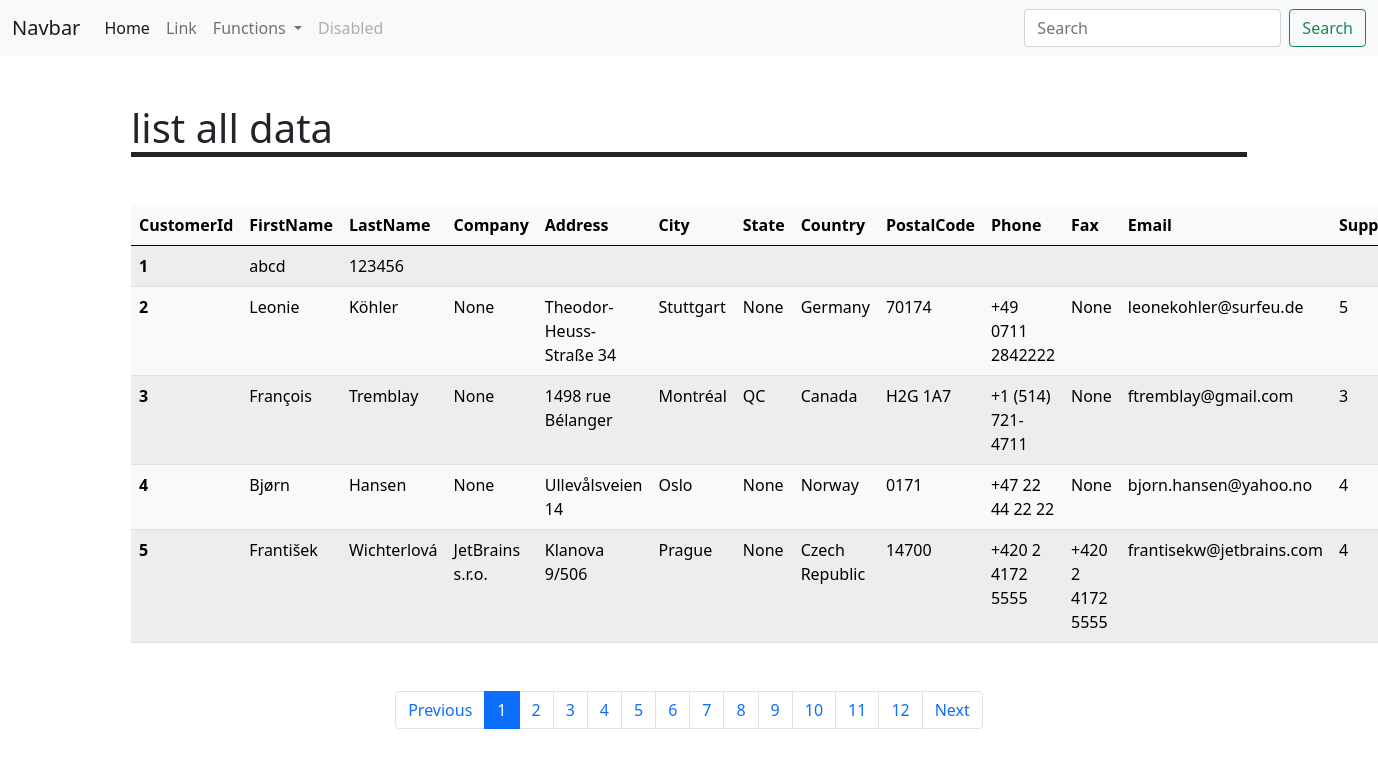
The page /data-list on the database its author committed.
### tables this page shows
CREATE TABLE "customers"
(
    [CustomerId] INTEGER PRIMARY KEY AUTOINCREMENT NOT NULL,
    [FirstName] NVARCHAR(40)  NOT NULL,
    [LastName] NVARCHAR(20)  NOT NULL,
    [Company] NVARCHAR(80),
    [Address] NVARCHAR(70),
    [City] NVARCHAR(40),
    [State] NVARCHAR(40),
    [Country] NVARCHAR(40),
    [PostalCode] NVARCHAR(10),
    [Phone] NVARCHAR(24),
    [Fax] NVARCHAR(24),
    [Email] NVARCHAR(60)  NOT NULL,
    [SupportRepId] INTEGER,
    FOREIGN KEY ([SupportRepId]) REFERENCES "employees" ([EmployeeId]) 
		ON DELETE NO ACTION ON UPDATE NO ACTION
);

### app_sqlite(practice).py (the view)
@app.route('/data-list')
def data_list():
    page = int(request.args.get('page') if request.args.get('page') else 1)
    each_page = 5
    connection  = engine.connect() # connection 要放在view function中，否則會出現thread error
    query = db.select(func.count()).select_from(table_customers)
    proxy = connection.execute(query)
    total_pages = math.ceil(proxy.fetchall()[0][0]/each_page) # [0][0] => inorder to get the value
    query = db.select(table_customers).limit(each_page).offset((page-1)*each_page)
    proxy = connection.execute(query)
    results = proxy.fetchall()
    print(table_customers.columns.keys())
    connection.close()
    return render_template('data_list(practice).html',
                           page_header="list all data",
                           total_pages=total_pages,
                           outputs=results,
                           page=page)

### templates/data_list(practice).html (shortened to what this page needs)
{% extends "parts/base.html" %}
{% block page_content %}
{{ super() }}
<table class="table table-light table-striped table-hover mt-5">
  <thead>
    <tr>
      <th scope="col">CustomerId</th>
      <th scope="col">FirstName</th>
      <th scope="col">LastName</th>
      <th scope="col">Company</th>
      <th scope="col">Address</th>
      <th scope="col">City</th>
      <th scope="col">State</th>
      <th scope="col">Country</th>
      <th scope="col">PostalCode</th>
      <th scope="col">Phone</th>
      <th scope="col">Fax</th>
      <th scope="col">Email</th>
      <th scope="col">SupportRepId</th>
    </tr>
  </thead>
  <tbody>
    {% for col in outputs %}
    <tr>
      <th scope="row">{{ col['CustomerId'] }}</th>
      <td>{{ col['FirstName'] }}</td>
      <td>{{ col['LastName'] }}</td>
      <td>{{ col['Company'] }}</td>
      <td>{{ col['Address'] }}</td>
      <td>{{ col['City'] }}</td>
      <td>{{ col['State'] }}</td>
      <td>{{ col['Country'] }}</td>
      <td>{{ col['PostalCode'] }}</td>
      <td>{{ col['Phone'] }}</td>
      <td>{{ col['Fax'] }}</td>
      <td>{{ col['Email'] }}</td>
      <td>{{ col['SupportRepId'] }}</td>
    </tr>
    {% endfor %}
  </tbody>
</table>
<ul class="pagination  justify-content-center mt-5">
  <li class="page-item"><a class="page-link" href="/data-list?page={{ page-1 }}">Previous</a></li>
  {% for p in range(1,total_pages+1 ) %}
  <li class="page-item {{'active' if p==page else ''}}"><a class="page-link" href="/data-list?page={{p}}">{{ p }}</a>
  </li>
  {% endfor %}
  <li class="page-item"><a class="page-link" href="/data-list?page={{ page+1 }}">Next</a></li>
</ul>
{% endblock page_content %}

### templates/parts/base.html (shortened to what this page needs)
<!DOCTYPE html>
<html lang="en">
<head>
    {% block head %}
    {% block styles %}
    {% include "parts/_styles.html" %}
    {% endblock styles %}
    {% endblock head %}
</head>
<body>
    {% block body %}
    {% include "parts/_navbar.html" %}
    <div class="container">
    {% block page_content %}
    {% include "parts/_page_header.html" %}
    {% endblock page_content %}
    </div>
    {% endblock body %}
</body>
</html>

### templates/parts/_styles.html
<link rel="stylesheet" href="{{ url_for('static', filename='bootstrap-5.0.0-beta2-dist/css/bootstrap.css') }}">

### templates/parts/_navbar.html (shortened to what this page needs)
<nav class="navbar navbar-expand-lg navbar-light bg-light">
    <div class="container-fluid">
      <a class="navbar-brand" href="/">Navbar</a>
      <div class="collapse navbar-collapse" id="navbarSupportedContent">
        <ul class="navbar-nav me-auto mb-2 mb-lg-0">
          <li class="nav-item">
            <a class="nav-link active" aria-current="page" href="/">Home</a>
          </li>
          <li class="nav-item">
            <a class="nav-link" href="#">Link</a>
          </li>
          <li class="nav-item dropdown">
            <a class="nav-link dropdown-toggle" href="#" id="navbarDropdown" role="button" data-bs-toggle="dropdown" aria-expanded="false">
              Functions
            </a>
          </li>
          <li class="nav-item">
            <a class="nav-link disabled" href="#" tabindex="-1" aria-disabled="true">Disabled</a>
          </li>
        </ul>
        <form class="d-flex">
          <input class="form-control me-2" type="search" placeholder="Search" aria-label="Search">
          <button class="btn btn-outline-success" type="submit">Search</button>
        </form>
      </div>
    </div>
</nav>

### templates/parts/_page_header.html
<h1 class="mt-5 border-bottom border-dark border-5 ">{{page_header}}</h1>

### rows shown on the page
customers: CustomerId "1", FirstName "abcd", LastName "123456"
customers: CustomerId "2", FirstName "Leonie", LastName "Köhler", Company "None", Address "Theodor-Heuss-Straße 34", City "Stuttgart", State "None", Country "Germany", PostalCode "70174", Phone "+49 0711 2842222", Fax "None", Email "leonekohler@surfeu.de", SupportRepId "5"
customers: CustomerId "3", FirstName "François", LastName "Tremblay", Company "None", Address "1498 rue Bélanger", City "Montréal", State "QC", Country "Canada", PostalCode "H2G 1A7", Phone "+1 (514) 721-4711", Fax "None", Email "ftremblay@gmail.com", SupportRepId "3"
customers: CustomerId "4", FirstName "Bjørn", LastName "Hansen", Company "None", Address "Ullevålsveien 14", City "Oslo", State "None", Country "Norway", PostalCode "0171", Phone "+47 22 44 22 22", Fax "None", Email "bjorn.hansen@yahoo.no", SupportRepId "4"
customers: CustomerId "5", FirstName "František", LastName "Wichterlová", Company "JetBrains s.r.o.", Address "Klanova 9/506", City "Prague", State "None", Country "Czech Republic", PostalCode "14700", Phone "+420 2 4172 5555", Fax "+420 2 4172 5555", Email "frantisekw@jetbrains.com", SupportRepId "4"

### other values the page prints
{{ page_header }} "list all data"
{{ p }} "1" "2" "3" "4" "5" "6" "7" "8" "9" "10" "11" "12"
